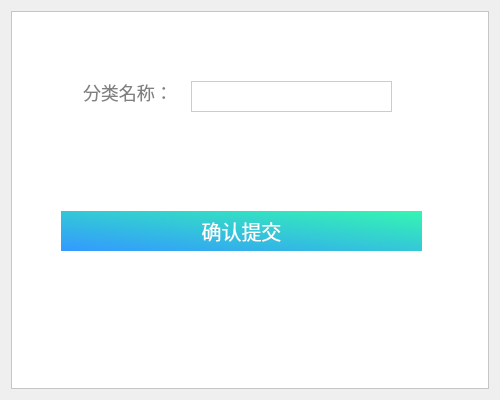
<?xml version="1.0" encoding="UTF-8"?>
<ui version="4.0">
 <class>admin_addclassify</class>
 <widget class="QWidget" name="admin_addclassify">
  <property name="geometry">
   <rect>
    <x>0</x>
    <y>0</y>
    <width>500</width>
    <height>400</height>
   </rect>
  </property>
  <property name="maximumSize">
   <size>
    <width>500</width>
    <height>400</height>
   </size>
  </property>
  <property name="windowTitle">
   <string>admin_addclassify</string>
  </property>
  <layout class="QGridLayout" name="gridLayout">
   <item row="0" column="0">
    <widget class="QFrame" name="frame">
     <property name="maximumSize">
      <size>
       <width>511</width>
       <height>401</height>
      </size>
     </property>
     <property name="styleSheet">
      <string notr="true">background-color: rgb(255, 255, 255);</string>
     </property>
     <property name="frameShape">
      <enum>QFrame::StyledPanel</enum>
     </property>
     <property name="frameShadow">
      <enum>QFrame::Raised</enum>
     </property>
     <widget class="QLineEdit" name="lineEdit">
      <property name="geometry">
       <rect>
        <x>70</x>
        <y>70</y>
        <width>101</width>
        <height>31</height>
       </rect>
      </property>
      <property name="styleSheet">
       <string notr="true">color:#808080;
border:none;
font-size:18px;
font-family:&quot;微软雅黑&quot;;
text-align:left;</string>
      </property>
      <property name="text">
       <string>分类名称：</string>
      </property>
      <property name="readOnly">
       <bool>true</bool>
      </property>
     </widget>
     <widget class="QLineEdit" name="etName">
      <property name="geometry">
       <rect>
        <x>180</x>
        <y>70</y>
        <width>201</width>
        <height>31</height>
       </rect>
      </property>
      <property name="styleSheet">
       <string notr="true">border:1px solid #cccccc;
font-size:18px;
font-family:&quot;微软雅黑&quot;;
text-align:left;</string>
      </property>
      <property name="text">
       <string/>
      </property>
     </widget>
     <widget class="QPushButton" name="btnAdd">
      <property name="geometry">
       <rect>
        <x>50</x>
        <y>200</y>
        <width>361</width>
        <height>40</height>
       </rect>
      </property>
      <property name="sizePolicy">
       <sizepolicy hsizetype="Minimum" vsizetype="Expanding">
        <horstretch>0</horstretch>
        <verstretch>0</verstretch>
       </sizepolicy>
      </property>
      <property name="styleSheet">
       <string notr="true">color:white;
border:none;
font-size:20px;
font-family:&quot;微软雅黑&quot;;
background-color: qlineargradient(spread:pad, x1:0, y1:1, x2:1, y2:0, stop:0 rgba(51, 153, 255,1), stop:1 rgba(52, 246, 177,1));
padding-top:5;
padding-bottom:5;</string>
      </property>
      <property name="text">
       <string>确认提交</string>
      </property>
     </widget>
    </widget>
   </item>
  </layout>
 </widget>
 <layoutdefault spacing="6" margin="11"/>
 <resources/>
 <connections/>
</ui>
